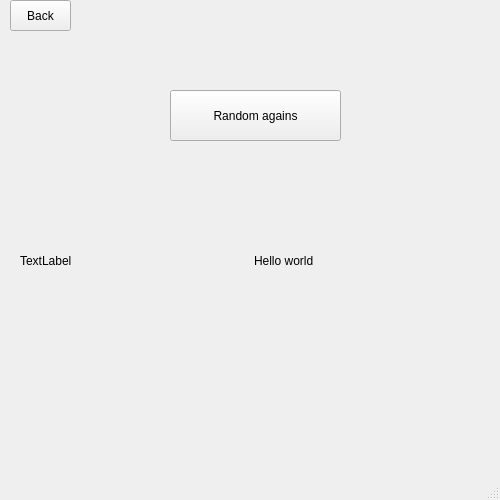
<?xml version="1.0" encoding="UTF-8"?>
<ui version="4.0">
 <class>MainWindow</class>
 <widget class="QMainWindow" name="MainWindow">
  <property name="geometry">
   <rect>
    <x>0</x>
    <y>0</y>
    <width>500</width>
    <height>500</height>
   </rect>
  </property>
  <property name="minimumSize">
   <size>
    <width>500</width>
    <height>500</height>
   </size>
  </property>
  <property name="maximumSize">
   <size>
    <width>500</width>
    <height>500</height>
   </size>
  </property>
  <property name="windowTitle">
   <string>MainWindow</string>
  </property>
  <property name="styleSheet">
   <string notr="true">background-image: url(:/img_bg/IMG.gif);</string>
  </property>
  <widget class="QWidget" name="centralwidget">
   <widget class="QWidget" name="horizontalLayoutWidget">
    <property name="geometry">
     <rect>
      <x>20</x>
      <y>160</y>
      <width>461</width>
      <height>201</height>
     </rect>
    </property>
    <layout class="QHBoxLayout" name="horizontalLayout">
     <item>
      <widget class="QLabel" name="label_2">
       <property name="text">
        <string>TextLabel</string>
       </property>
      </widget>
     </item>
     <item>
      <widget class="QLabel" name="label">
       <property name="styleSheet">
        <string notr="true">font: 18pt &quot;FC Lamoon&quot;;
background-image: url(:/img_bg/images.png);</string>
       </property>
       <property name="text">
        <string>Hello world </string>
       </property>
      </widget>
     </item>
    </layout>
   </widget>
   <widget class="QPushButton" name="pushButton">
    <property name="geometry">
     <rect>
      <x>170</x>
      <y>90</y>
      <width>171</width>
      <height>51</height>
     </rect>
    </property>
    <property name="text">
     <string>Random agains</string>
    </property>
   </widget>
   <widget class="QPushButton" name="pushButton_2">
    <property name="geometry">
     <rect>
      <x>10</x>
      <y>0</y>
      <width>61</width>
      <height>31</height>
     </rect>
    </property>
    <property name="text">
     <string>Back</string>
    </property>
   </widget>
  </widget>
  <widget class="QMenuBar" name="menubar">
   <property name="geometry">
    <rect>
     <x>0</x>
     <y>0</y>
     <width>500</width>
     <height>22</height>
    </rect>
   </property>
  </widget>
  <widget class="QStatusBar" name="statusbar"/>
 </widget>
 <resources>
  <include location="img_bg.qrc"/>
 </resources>
 <connections/>
</ui>
